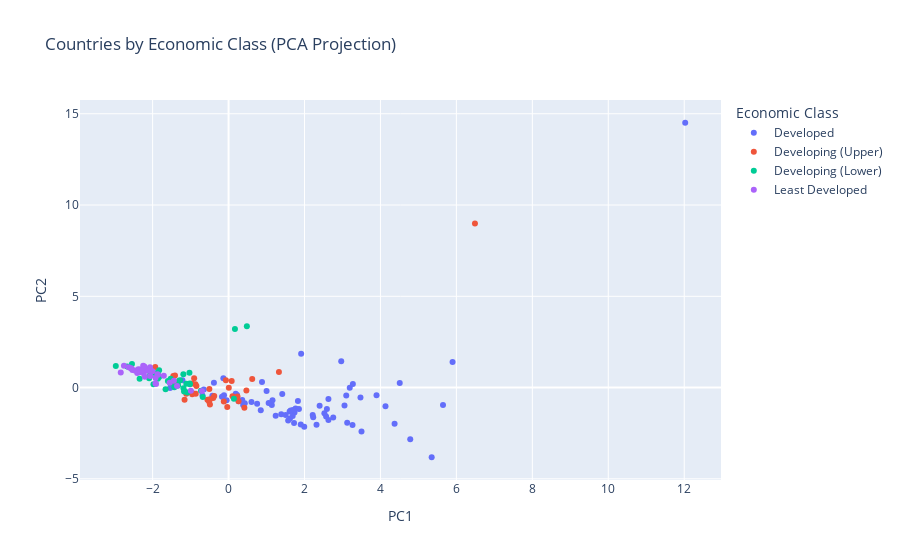

Write notebook code for a chart like this one.
### Code cell
# PCA Reduction
 
pca = PCA(n_components=2)
components = pca.fit_transform(X_clust_scaled)
 
# Build DataFrame
pca_df = pd.DataFrame(components, columns=['PC1', 'PC2'])
pca_df['Country'] = df_cluster['Country'].values
pca_df['Cluster'] = df_cluster['cluster'].values
pca_df['Economic Class'] = df_cluster['economic_class'].values
 
 
# Plot with Plotly
fig = px.scatter(
    pca_df,
    x='PC1',
    y='PC2',
    color='Economic Class',          # economic categories as colors
    hover_name='Country',            # show country name on hover
    title="Countries by Economic Class (PCA Projection)",
    size_max=10
)
 
 
# Show Figure
 
fig.show()
 
# For Streamlit use:
# st.plotly_chart(fig, use_container_width=True)

### Figure 1 — Plotly figure (JSON) as saved in the notebook; plotly's stock layout.template omitted (floating-point values rounded to 4 significant figures)
{"data": [{"hovertemplate": "<b>%{hovertext}</b><br><br>Economic Class=Developed<br>PC1=%{x}<br>PC2=%{y}<extra></extra>", "hovertext": ["United States", "Germany", "Japan", "United Kingdom", "France", "Italy", "Canada", "Russia", "Spain", "South Korea", "Australia", "Turkey", "Netherlands", "Saudi Arabia", "Poland", "Switzerland", "Taiwan", "Belgium", "Argentina", "Sweden", "Ireland", "Israel", "Singapore", "United Arab Emirates", "Austria", "Norway", "Denmark", "Malaysia", "Hong Kong", "Romania", "Czech Republic", "Chile", "Portugal", "Finland", "Kazakhstan", "Greece", "New Zealand", "Hungary", "Qatar", "Kuwait", "Slovakia", "Dominican Republic", "Puerto Rico", "Bulgaria", "Oman", "Costa Rica", "Croatia", "Luxembourg", "Serbia", "Panama", "Lithuania", "Uruguay", "Slovenia", "Macau", "Bahrain", "Latvia", "Estonia", "Cyprus", "Georgia", "Iceland", "Trinidad and Tobago", "Guyana", "Malta", "Brunei", "Mauritius", "Bahamas", "Montenegro", "Maldives", "Aruba", "Andorra", "Seychelles", "San Marino"], "legendgroup": "Developed", "marker": {"color": "#636efa", "symbol": "circle"}, "mode": "markers", "name": "Developed", "orientation": "v", "showlegend": true, "type": "scatter", "x": [12.03, 5.899, 1.912, 2.967, 4.508, 3.191, 3.274, 0.8808, 3.474, 3.099, 3.897, -0.1372, 4.133, 1.827, 1.414, 4.373, 2.398, 3.053, -0.3855, 2.756, 4.785, 2.59, 5.647, 2.569, 2.524, 3.124, 3.264, 1.001, 2.63, 0.1884, 2.216, 0.7515, 2.63, 1.765, -0.426, 1.157, 1.736, 1.139, 3.501, 1.689, 1.617, -1.36, 1.388, 0.8482, 1.241, 1.056, 0.3839, 5.349, -0.6866, -0.1197, 1.725, 0.2247, 2.229, 1.635, 1.608, 1.57, 1.993, 1.695, -1.54, 1.854, 0.6034, -0.05139, 0.2669, 1.901, -1.214, 0.4273, -0.1125, -0.6517, 0.3604, 1.505, -0.1733, 2.317], "xaxis": "x", "y": [14.51, 1.4, 1.851, 1.445, 0.2433, -0.01263, 0.1948, 0.308, -0.5413, -0.432, -0.425, 0.5049, -1.025, -0.7375, -0.3578, -1.987, -0.9924, -0.9774, 0.2613, -1.647, -2.826, -1.175, -0.9517, -1.592, -1.407, -1.932, -2.055, -0.1902, -0.6334, -0.3417, -1.505, -0.8913, -1.776, -1.145, -0.4501, -0.695, -1.371, -0.9602, -2.413, -1.555, -1.7, 0.2258, -1.464, -1.243, -1.545, -0.8468, -0.9524, -3.818, -0.4349, -0.416, -1.939, -0.4058, -1.634, -1.26, -1.309, -1.803, -2.142, -1.225, -0.02161, -1.169, -0.7967, -0.6896, -0.7464, -2.025, 0.3963, -0.8645, -0.7279, -0.103, -0.6858, -1.497, -0.4977, -2.032], "yaxis": "y"}, {"hovertemplate": "<b>%{hovertext}</b><br><br>Economic Class=Developing (Upper)<br>PC1=%{x}<br>PC2=%{y}<extra></extra>", "hovertext": ["China", "Brazil", "Mexico", "Indonesia", "Thailand", "Vietnam", "Colombia", "South Africa", "Egypt", "Iran", "Peru", "Algeria", "Iraq", "Ukraine", "Guatemala", "Turkmenistan", "Azerbaijan", "Libya", "Paraguay", "Bosnia and Herzegovina", "Albania", "Armenia", "Mongolia", "Gabon", "Botswana", "North Macedonia", "Equatorial Guinea", "Kosovo", "Barbados", "Suriname", "Bhutan", "Saint Lucia", "Grenada", "Saint Kitts and Nevis", "Dominica"], "legendgroup": "Developing (Upper)", "marker": {"color": "#EF553B", "symbol": "circle"}, "mode": "markers", "name": "Developing (Upper)", "orientation": "v", "showlegend": true, "type": "scatter", "x": [6.489, 0.623, 1.327, 0.08187, -0.07033, 0.006237, -1.455, 0.4698, -1.931, -0.4044, 0.2362, -0.873, -0.3771, -1.411, -1.456, 0.1042, -0.5146, -0.03403, -0.8644, -0.5565, -0.9612, -0.9543, -1.343, 0.2626, -0.4905, -1.113, -0.1248, -1.159, -0.9062, -0.489, -2.152, -0.5056, -0.8465, 0.4167, -0.9585], "xaxis": "x", "y": [8.982, 0.4732, 0.8552, 0.3584, 0.3963, -0.008647, 0.6264, -0.1585, 1.123, -0.5703, -0.4835, 0.1743, -0.4598, 0.6576, 0.2754, -0.4732, -0.7583, -1.063, -0.3444, -0.6665, 0.2171, -0.2987, 0.2301, -0.7566, -0.9333, -0.3422, -0.7573, -0.666, 0.5081, -0.6393, 0.9898, -0.08086, 0.08907, -1.103, -0.3613], "yaxis": "y"}, {"hovertemplate": "<b>%{hovertext}</b><br><br>Economic Class=Developing (Lower)<br>PC1=%{x}<br>PC2=%{y}<extra></extra>", "hovertext": ["India", "Philippines", "Bangladesh", "Nigeria", "Morocco", "Uzbekistan", "Kenya", "Ecuador", "Angola", "Venezuela", "Ivory Coast", "Ghana", "Bolivia", "Tunisia", "Jordan", "Cameroon", "Cambodia", "Nepal", "Zimbabwe", "Honduras", "El Salvador", "Senegal", "Jamaica", "Nicaragua", "Kyrgyzstan", "Moldova", "Laos", "Congo", "Tajikistan", "Namibia", "Mauritania", "Fiji", "Eswatini", "Cape Verde", "Saint Vincent and the Grenadines", "São Tomé and Príncipe", "Tonga", "Nauru"], "legendgroup": "Developing (Lower)", "marker": {"color": "#00cc96", "symbol": "circle"}, "mode": "markers", "name": "Developing (Lower)", "orientation": "v", "showlegend": true, "type": "scatter", "x": [0.1681, -1.03, -1.888, -2.092, -1.93, -2.067, -2.544, 0.4819, -1.307, -1.187, -1.024, -1.828, -0.725, -1.113, -1.525, -1.862, -0.6798, -2.969, -2.222, -1.391, -1.329, -2.667, -1.191, -1.659, -2.343, -1.978, -1.852, -1.171, -2.308, -1.534, -1.427, -1.598, -1.158, -1.081, -1.019, -1.829, -1.275, 0.1403], "xaxis": "x", "y": [3.203, 0.8131, 0.7745, 0.5103, 0.785, 0.6699, 1.284, 3.358, 0.3782, -0.03698, 0.2182, 0.5787, -0.1707, 0.2133, 0.4786, 0.4884, -0.5179, 1.181, 0.9742, 0.09025, 0.1179, 1.155, 0.7329, -0.09809, 0.4884, 0.1783, 0.7117, -0.2219, 0.8558, 0.2293, 0.01977, 0.3566, -0.2089, -0.2754, 0.176, 0.9516, 0.3969, -0.6122], "yaxis": "y"}, {"hovertemplate": "<b>%{hovertext}</b><br><br>Economic Class=Least Developed<br>PC1=%{x}<br>PC2=%{y}<extra></extra>", "hovertext": ["Ethiopia", "Tanzania", "DR Congo", "Belarus", "Uganda", "Haiti", "Papua New Guinea", "Sudan", "Zambia", "Burkina Faso", "Mozambique", "Benin", "Niger", "Chad", "Madagascar", "Yemen", "Rwanda", "Malawi", "Somalia", "Togo", "Sierra Leone", "Burundi", "Liberia", "Djibouti", "South Sudan", "Central African Republic", "Gambia", "Lesotho", "Guinea-Bissau", "Timor-Leste", "Comoros", "Micronesia", "Kiribati"], "legendgroup": "Least Developed", "marker": {"color": "#ab63fa", "symbol": "circle"}, "mode": "markers", "name": "Least Developed", "orientation": "v", "showlegend": true, "type": "scatter", "x": [-2.755, -2.468, -1.857, -0.702, -2.377, -1.44, -0.9918, -2.069, -1.925, -2.239, -1.91, -2.004, -2.557, -1.705, -2.285, -2.22, -2.533, -2.326, -2.248, -2.63, -2.204, -2.839, -2.405, -1.872, -1.923, -2.127, -2.215, -2.062, -2.572, -2.329, -2.284, -1.549, -1.356], "xaxis": "x", "y": [1.201, 0.9332, 0.6962, -0.1869, 0.9999, 0.3668, -0.1757, 1.117, 0.2423, 0.7777, 0.1899, 0.8901, 1.047, 0.645, 0.9258, 1.149, 0.959, 0.9867, 1.191, 1.11, 0.5982, 0.8303, 0.7941, 0.7317, 0.5289, 0.9202, 1.132, 0.6285, 1.062, 0.848, 0.9177, 0.2576, 0.08426], "yaxis": "y"}], "layout": {"legend": {"title": {"text": "Economic Class"}, "tracegroupgap": 0}, "title": {"text": "Countries by Economic Class (PCA Projection)"}, "xaxis": {"anchor": "y", "domain": [0, 1], "title": {"text": "PC1"}}, "yaxis": {"anchor": "x", "domain": [0, 1], "title": {"text": "PC2"}}}}
